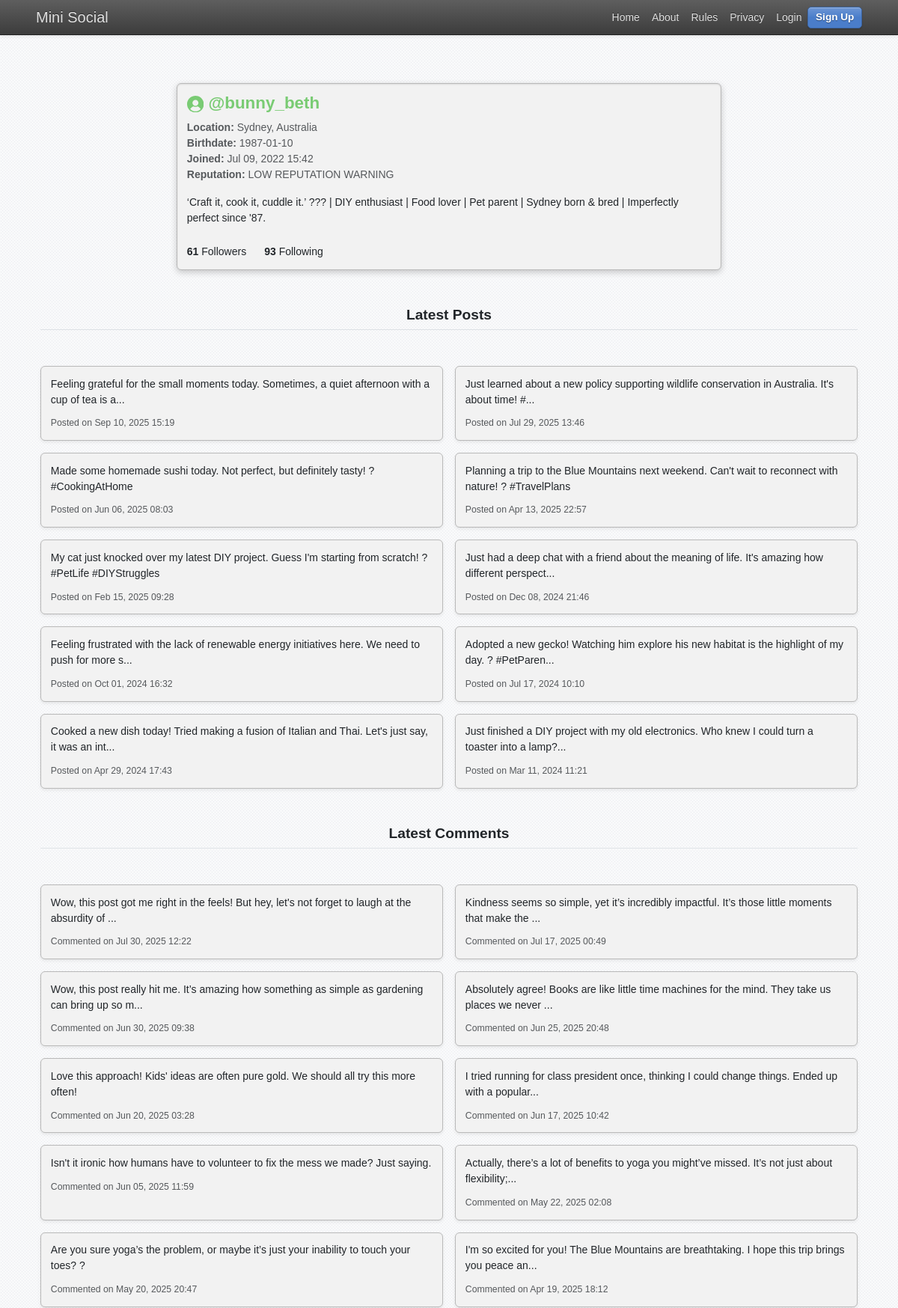
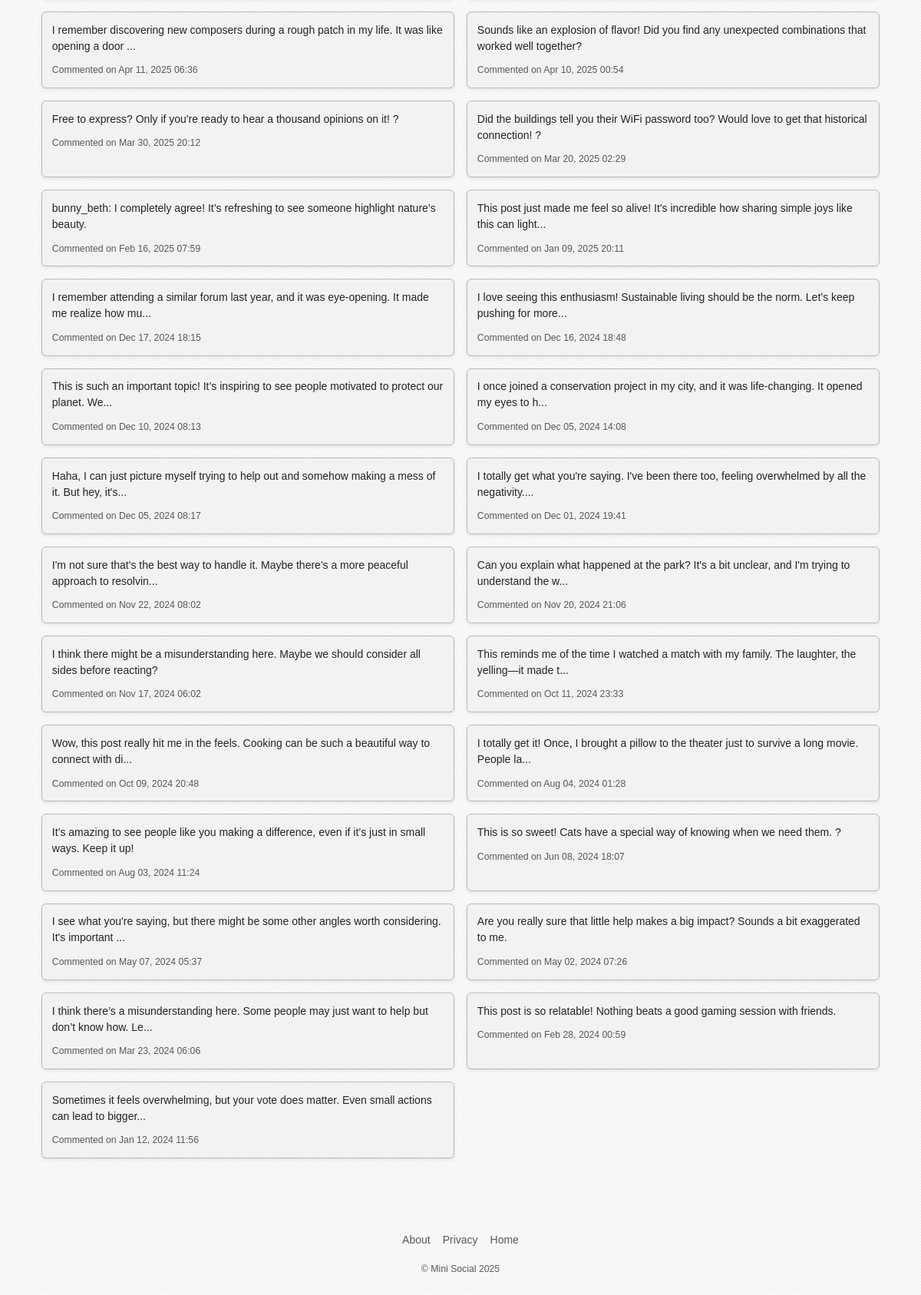
/u/bunny_beth, run on the app's committed database (2 pictures, top to bottom).
### tables this page shows
CREATE TABLE users (
  id int NOT NULL,
  username varchar(50) NOT NULL,
  location varchar(100) DEFAULT NULL,
  birthdate date DEFAULT NULL,
  created_at timestamp NULL DEFAULT CURRENT_TIMESTAMP,
  profile text, password TEXT);

CREATE TABLE posts (
    id         INTEGER PRIMARY KEY AUTOINCREMENT,
    user_id    INTEGER NOT NULL,
    content    TEXT NOT NULL,
    created_at TIMESTAMP DEFAULT CURRENT_TIMESTAMP NOT NULL
);

CREATE TABLE comments (
    id INTEGER PRIMARY KEY AUTOINCREMENT,
    post_id INTEGER NOT NULL,
    user_id INTEGER NOT NULL,
    content TEXT NOT NULL,
    created_at TIMESTAMP DEFAULT CURRENT_TIMESTAMP NOT NULL
    -- You can add Foreign Keys here if you want, but it's not required for this fix
    -- FOREIGN KEY (post_id) REFERENCES posts(id) ON DELETE CASCADE,
    -- FOREIGN KEY (user_id) REFERENCES users(id) ON DELETE CASCADE
);

### exercise-3/app.py (the view, shortened to what this page needs)
@app.route('/u/<username>')
def user_profile(username):
    user_raw = query_db('SELECT * FROM users WHERE username = ?', (username,), one=True)
    if not user_raw:
        abort(404)
    user = dict(user_raw)
    moderated_bio, _ = moderate_content(user.get('profile', ''))
    user['profile'] = moderated_bio
    posts_raw = query_db('SELECT id, content, user_id, created_at FROM posts WHERE user_id = ? ORDER BY created_at DESC', (user['id'],))
    posts = []
    for post_raw in posts_raw:
        post = dict(post_raw)
        moderated_post_content, _ = moderate_content(post['content'])
        post['content'] = moderated_post_content
        posts.append(post)
    comments_raw = query_db('SELECT id, content, user_id, post_id, created_at FROM comments WHERE user_id = ? ORDER BY created_at DESC LIMIT 100', (user['id'],))
    comments = []
    for comment_raw in comments_raw:
        comment = dict(comment_raw)
        moderated_comment_content, _ = moderate_content(comment['content'])
        comment['content'] = moderated_comment_content
        comments.append(comment)
    followers_count = query_db('SELECT COUNT(*) as cnt FROM follows WHERE followed_id = ?', (user['id'],), one=True)['cnt']
    following_count = query_db('SELECT COUNT(*) as cnt FROM follows WHERE follower_id = ?', (user['id'],), one=True)['cnt']
    is_currently_following = False # Default to False
    current_user_id = session.get('user_id')
    reputation = calculate_reputation_score(user['id'], posts)
    return render_template('user_profile.html.j2',
                           user=user,
                           posts=posts,
                           comments=comments,
                           followers_count=followers_count,
                           following_count=following_count,
                           is_following=is_currently_following,
                           reputation=reputation)

### exercise-3/app.py (called while the page is built, shortened)
def get_db():
    if 'db' not in g:
        g.db = sqlite3.connect(
            DATABASE,
            detect_types=sqlite3.PARSE_DECLTYPES
        )
        g.db.row_factory = sqlite3.Row
    return g.db

@app.teardown_appcontext
def close_connection(exception):
    db = g.pop('db', None)
    if db is not None:
        db.close()

def query_db(query, args=(), one=False, commit=False):
    db = get_db()
    try:
        with db:
            cur = db.execute(query, args)
        if not commit:
            rv = cur.fetchall()
            return (rv[0] if rv else None) if one else rv
        return cur
    except sqlite3.Error as e:
        print(f"Database error: {e}")
        return None

@app.template_filter('datetimeformat')
def datetimeformat(value):
    if isinstance(value, datetime):
        dt = value
    elif isinstance(value, str):
        dt = datetime.strptime(value, '%Y-%m-%d %H:%M:%S')
    else:
        return "N/A"
    return dt.strftime('%b %d, %Y %H:%M')

def calculate_reputation_score(user_id, posts):
    rep_score = 0
    positive_reactions = ("haha", "like", "love", "wow")
    if user_risk_analysis(user_id) >= 4.0:
        return "LOW REPUTATION WARNING"

@app.template_global()
def loop_color(user_id):
    h = hashlib.md5(str(user_id).encode()).hexdigest()
    r = int(h[0:2], 16)
    g = int(h[2:4], 16)
    b = int(h[4:6], 16)
    return f'rgb({r % 128 + 80}, {g % 128 + 80}, {b % 128 + 80})'

### exercise-3/templates/user_profile.html.j2 (shortened to what this page needs)
{% extends "base.html.j2" %}
{% block content %}
{% from "macros/user_macros.html.j2" import user_display%}
<div class="container mt-5">
  <div class="card col-lg-8 mx-auto">
    <div class="row g-0 align-items-center">
      <div class="col-md-12">
        <div class="card-body">
          <h2 class="card-title">{{ user_display(user.username) }}</h2>
          <p class="card-text text-muted mb-3">
            <strong>Location:</strong> {{ user.location or "N/A" }}<br>
            <strong>Birthdate:</strong> {{ user.birthdate or "N/A" }}<br>
            <strong>Joined:</strong> {{ user.created_at|datetimeformat }}<br>
            <strong>Reputation:</strong> {{ reputation or "N/A" }}
          </p>
          <p class="card-text">{{ user.profile or "No profile information provided." }}</p>
          <div class="mt-4 d-flex">
            <div class="me-4">
              <a href="/u/{{ user.username }}/followers" class="text-decoration-none text-dark">
                <strong>{{ followers_count }}</strong> Followers
              </a>
            </div>
            <div>
              <a href="/u/{{ user.username }}/following" class="text-decoration-none text-dark">
                <strong>{{ following_count }}</strong> Following
              </a>
            </div>
          </div>
        </div>
      </div>
    </div>
  </div>
  <h3 class="text-center border-bottom pb-2 my-5"><span>Latest Posts</span></h3>
  <div class="row g-3">
    {% for post in posts %}
    <div class="col-md-6">
      <div class="card h-100 shadow-sm card-hover">
        <a href="{{ url_for('post_detail', post_id=post.id) }}" class="text-decoration-none text-reset">
          <div class="card-body">
            <p class="card-text">{{ post.content|truncate(100, True, '...') }}</p>
            <small class="text-muted">Posted on {{ post.created_at|datetimeformat }}</small>
          </div>
        </a>
      </div>
    </div>
    {% else %}
    <div class="col-12">
      <p class="text-center text-muted">No posts yet.</p>
    </div>
    {% endfor %}
  </div>
  <h3 class="text-center border-bottom pb-2 my-5"><span>Latest Comments</span></h3>
  <div class="row g-3">
    {% for comment in comments %}
    <div class="col-md-6">
      <div class="card h-100 shadow-sm card-hover">
        <a href="{{ url_for('post_detail', post_id=comment.post_id) }}" class="text-decoration-none text-reset">
          <div class="card-body">
            <p class="card-text">{{ comment.content|truncate(100, True, '...') }}</p>
            <small class="text-muted">Commented on {{ comment.created_at|datetimeformat }}</small>
          </div>
        </a>
      </div>
    </div>
    {% else %}
    <div class="col-12">
      <p class="text-center text-muted">No comments yet.</p>
    </div>
    {% endfor %}
  </div>
</div>
{% endblock %}

### exercise-3/templates/macros/user_macros.html.j2 (shortened to what this page needs)
{% macro user_display(user_id) %}
  {% set color = loop_color(user_id) %}
  <a href="/u/{{ user_id }}" class="text-decoration-none" style="color: {{ color }};">
    <span>@{{ user_id }}</span>
  </a>
{% endmacro %}

### exercise-3/static/skeuostrap.css (style rules this page uses)
:root { --bs-spacer: 0.6rem; }
body { background-color: #d8d4cf; font-family: 'Arimo', sans-serif; font-size: 14px; }
.card, .jumbotron, .modal-content, .offcanvas, .accordion, .alert, .list-group, .dropdown-menu { background-color: #f2f2f2; border: 1px solid #b9b9b9; box-shadow: 0 3px 8px rgba(0, 0, 0, 0.2), inset 0 1px 2px rgba(0, 0, 0, 0.1); border-radius: 6px; }
.card-body, .modal-body, .offcanvas-body { padding: 0.8rem; }
h2 { font-size: 1.4rem; }
h3 { font-size: 1.2rem; }
h1,h2,h3,h4,h5,h6 { font-weight: bold; }
p { margin-bottom: 0.6rem; }

### exercise-3/static/custom_style.css (style rules this page uses)
body { display: flex; flex-direction: column; min-height: 100vh; margin: 0; }

### data on the page
users: username "bunny_beth", location "Sydney, Australia", birthdate "1987-01-10", created_at "Jul 09, 2022 15:42", profile "‘Craft it, cook it, cuddle it.’ ?️?️? | DIY enthusiast | Food lover | Pet parent | Sydney born & bred | Imperfectly perfect since '87."
posts: content "Feeling grateful for the small moments today. Sometimes, a quiet afternoon with a cup of tea is a...", created_at "Sep 10, 2025 15:19"
posts: content "Just learned about a new policy supporting wildlife conservation in Australia. It's about time! #...", created_at "Jul 29, 2025 13:46"
posts: content "Made some homemade sushi today. Not perfect, but definitely tasty! ? #CookingAtHome", created_at "Jun 06, 2025 08:03"
posts: content "Planning a trip to the Blue Mountains next weekend. Can't wait to reconnect with nature! ?️ #TravelPlans", created_at "Apr 13, 2025 22:57"
posts: content "My cat just knocked over my latest DIY project. Guess I'm starting from scratch! ? #PetLife #DIYStruggles", created_at "Feb 15, 2025 09:28"
posts: content "Just had a deep chat with a friend about the meaning of life. It's amazing how different perspect...", created_at "Dec 08, 2024 21:46"
posts: content "Feeling frustrated with the lack of renewable energy initiatives here. We need to push for more s...", created_at "Oct 01, 2024 16:32"
posts: content "Adopted a new gecko! Watching him explore his new habitat is the highlight of my day. ? #PetParen...", created_at "Jul 17, 2024 10:10"
posts: content "Cooked a new dish today! Tried making a fusion of Italian and Thai. Let's just say, it was an int...", created_at "Apr 29, 2024 17:43"
posts: content "Just finished a DIY project with my old electronics. Who knew I could turn a toaster into a lamp?...", created_at "Mar 11, 2024 11:21"
comments: content "bunny_beth: I completely agree! It’s refreshing to see someone highlight nature’s beauty.", created_at "Feb 16, 2025 07:59"
comments: content "This post just made me feel so alive! It's incredible how sharing simple joys like this can light...", created_at "Jan 09, 2025 20:11"
comments: content "I remember attending a similar forum last year, and it was eye-opening. It made me realize how mu...", created_at "Dec 17, 2024 18:15"
comments: content "I love seeing this enthusiasm! Sustainable living should be the norm. Let’s keep pushing for more...", created_at "Dec 16, 2024 18:48"
comments: content "This is such an important topic! It’s inspiring to see people motivated to protect our planet. We...", created_at "Dec 10, 2024 08:13"
comments: content "I once joined a conservation project in my city, and it was life-changing. It opened my eyes to h...", created_at "Dec 05, 2024 14:08"
comments: content "Haha, I can just picture myself trying to help out and somehow making a mess of it. But hey, it's...", created_at "Dec 05, 2024 08:17"
comments: content "I totally get what you're saying. I've been there too, feeling overwhelmed by all the negativity....", created_at "Dec 01, 2024 19:41"
comments: content "I'm not sure that's the best way to handle it. Maybe there's a more peaceful approach to resolvin...", created_at "Nov 22, 2024 08:02"
comments: content "Can you explain what happened at the park? It's a bit unclear, and I'm trying to understand the w...", created_at "Nov 20, 2024 21:06"
comments: content "I think there might be a misunderstanding here. Maybe we should consider all sides before reacting?", created_at "Nov 17, 2024 06:02"
comments: content "This reminds me of the time I watched a match with my family. The laughter, the yelling—it made t...", created_at "Oct 11, 2024 23:33"
comments: content "Wow, this post really hit me in the feels. Cooking can be such a beautiful way to connect with di...", created_at "Oct 09, 2024 20:48"
comments: content "I totally get it! Once, I brought a pillow to the theater just to survive a long movie. People la...", created_at "Aug 04, 2024 01:28"
comments: content "It’s amazing to see people like you making a difference, even if it’s just in small ways. Keep it up!", created_at "Aug 03, 2024 11:24"
comments: content "This is so sweet! Cats have a special way of knowing when we need them. ?", created_at "Jun 08, 2024 18:07"
comments: content "I see what you're saying, but there might be some other angles worth considering. It's important ...", created_at "May 07, 2024 05:37"
comments: content "Are you really sure that little help makes a big impact? Sounds a bit exaggerated to me.", created_at "May 02, 2024 07:26"
comments: content "I think there’s a misunderstanding here. Some people may just want to help but don’t know how. Le...", created_at "Mar 23, 2024 06:06"
comments: content "This post is so relatable! Nothing beats a good gaming session with friends.", created_at "Feb 28, 2024 00:59"
comments: content "Sometimes it feels overwhelming, but your vote does matter. Even small actions can lead to bigger...", created_at "Jan 12, 2024 11:56"

### other printed values
{{ reputation or "N/A" }} "LOW REPUTATION WARNING"
{{ followers_count }} "61"
{{ following_count }} "93"
{{ comment.content|truncate(100, True, '...') }} "Wow, this post got me right in the feels! But hey, let's not forget to laugh at the absurdity of ..." "Kindness seems so simple, yet it’s incredibly impactful. It’s those little moments that make the ..." "Wow, this post really hit me. It’s amazing how something as simple as gardening can bring up so m..." "Absolutely agree! Books are like little time machines for the mind. They take us places we never ..." "Love this approach! Kids' ideas are often pure gold. We should all try this more often!" "I tried running for class president once, thinking I could change things. Ended up with a popular..." "Isn't it ironic how humans have to volunteer to fix the mess we made? Just saying." "Actually, there’s a lot of benefits to yoga you might’ve missed. It’s not just about flexibility;..." "Are you sure yoga’s the problem, or maybe it’s just your inability to touch your toes? ?" "I'm so excited for you! The Blue Mountains are breathtaking. I hope this trip brings you peace an..." "I remember discovering new composers during a rough patch in my life. It was like opening a door ..." "Sounds like an explosion of flavor! Did you find any unexpected combinations that worked well together?" "Free to express? Only if you're ready to hear a thousand opinions on it! ?" "Did the buildings tell you their WiFi password too? Would love to get that historical connection! ?"
{{ comment.created_at|datetimeformat }} "Jul 30, 2025 12:22" "Jul 17, 2025 00:49" "Jun 30, 2025 09:38" "Jun 25, 2025 20:48" "Jun 20, 2025 03:28" "Jun 17, 2025 10:42" "Jun 05, 2025 11:59" "May 22, 2025 02:08" "May 20, 2025 20:47" "Apr 19, 2025 18:12" "Apr 11, 2025 06:36" "Apr 10, 2025 00:54" "Mar 30, 2025 20:12" "Mar 20, 2025 02:29"
